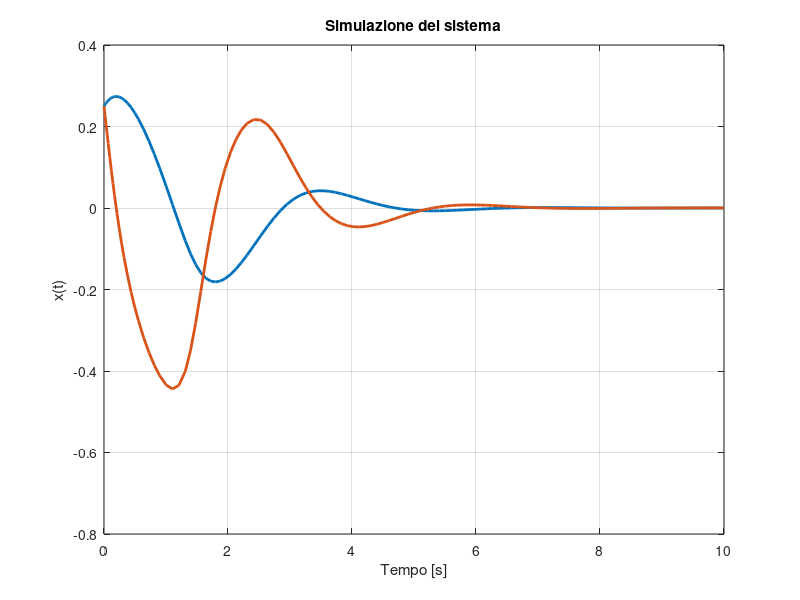
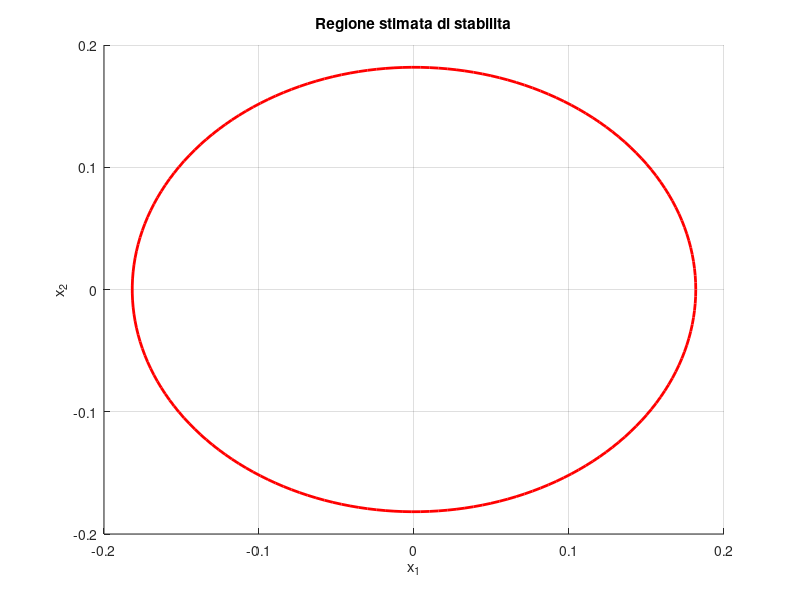

Source code (MATLAB) for these figures, in order:
A = [0 1; -4 -2];
Beta = 10;

%Estraggo la P dall'equazione di Lyapunov
P = lyap(A', eye(2));
normP = norm(P);
C = 2*normP*Beta;

%Definisco il raggio della sfera che garantisce la exp stab.(Attenzione che e molto ocnservativa)
mu = sqrt(1/C);

f = @(t,x) A*x + [0; Beta*x(2)^3];

% Simulazione per una condizione iniziale fiSssata
tspan = [0 10]; x0 = [0.25; 0.25];
[t,x] = ode45(f, tspan, x0);

figure;
plot(t, x, 'LineWidth', 2);
xlabel('Tempo [s]'); ylabel('x(t)');
grid on;
title('Simulazione del sistema');

figure;hold on;grid on;
title('Regione stimata di stabilita');
xlabel('x_1'); ylabel('x_2');

th = linspace(0, 2*pi, 200);
plot(mu*cos(th), mu*sin(th), 'r', 'LineWidth', 2);

% Selezione interattiva delle condizioni iniziali
while true
    [x10, x20, button] = ginput(1);
    if isempty(button)
        break
    end

    x0 = [x10; x20];
    plot(x10, x20, 'go', 'MarkerSize', 8, 'LineWidth', 2);

    [t,x] = ode45(f, tspan, x0);
    plot(x(:,1), x(:,2), 'g', 'LineWidth', 1.5);
end
